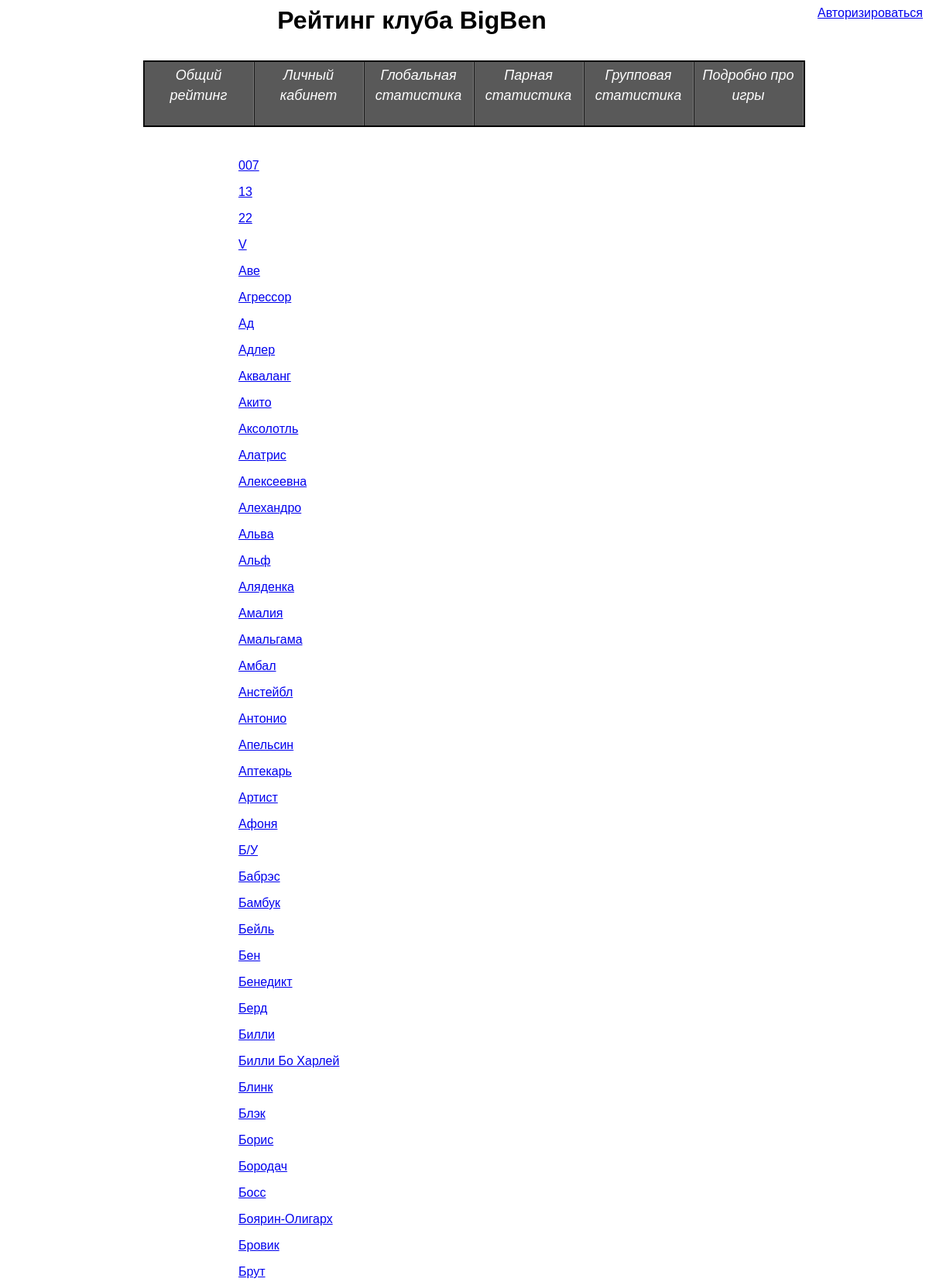
/showplayergames.php (upper part), run on the app's committed database.
### tables this page shows
CREATE TABLE IF NOT EXISTS `PlayerGame` (
  `Player` varchar(100) NOT NULL,
  `Game` int(11) NOT NULL,
  `Role` varchar(7) NOT NULL,
  `BestPlayer` tinyint(1) NOT NULL DEFAULT '0',
  `Warnings` int(11) NOT NULL DEFAULT '0',
  `WasShotFirst` tinyint(1) NOT NULL DEFAULT '0',
  `BestMove` int(11) NOT NULL DEFAULT '0',
  `Won` tinyint(1) NOT NULL DEFAULT '0',
  `Place` int(11) NOT NULL DEFAULT '0',
  PRIMARY KEY (`Player`,`Game`),
  KEY `RoleId` (`Role`),
  KEY `Game` (`Game`)
);

### viewer.inc (called while the page is built, shortened)
<?php
function getView($name,$obj)
{
	require('templates/'.$name);
}
?>

### DBManager.inc (called while the page is built, shortened)
<?php
require("DataSet.inc");
class DBManager
{
	private static $instance;
	private $DBH;
	public static function getInstance()
	{
		if(is_null(self::$instance))
		{
			self::$instance = new self();
		}
	return self::$instance;
}
public function connect($host,$dbname,$user,$password)
{
	try
	{
		$this->DBH = new PDO("mysql:host=$host;dbname=$dbname;", $user, $password, array(PDO::MYSQL_ATTR_INIT_COMMAND => "SET NAMES utf8"));
		$this->DBH->exec('SET NAMES utf8');
	}
	catch(PDOException $e)
	{
		WriteError($e->getMessage());
		die();
	}
}
public function SQL($query, $params = null)
{
	try
	{
		if(!is_null($params))
		{
			$STH = $this->DBH->prepare($query);
			$STH->execute($params);
			return new DataSet($STH);
		}
		else
		{
			$STH = $this->DBH->query($query);
			return new DataSet($STH);
		}
	}
	catch(PDOException $e)
	{
		WriteError($e->getMessge());
	}
}
}
function SQL($query, $params = null)
{
	return DBManager::getInstance()->SQL($query, $params);
}
?>

### DataSet.inc (called while the page is built, shortened)
<?php
class DataSet
{
private $arr;
public function __construct($ST)
{
	$this->STH = $ST;
	$this->STH->setFetchMode(PDO::FETCH_ASSOC);
	$this->arr = $this->STH->FetchAll();
}
public function getAll()
{
	return $this->arr;
}
}
?>

### showplayergames.php (the view, shortened to what this page needs)
<?php
require("DBManager.inc");
require("viewer.inc");
getView("HeaderView.inc", null);
echo "<html><body><div id='feed' style='margin-left: 300px;'><div style='text-align:left'>";
$res = SQL("Select player as Name, game as Id from PlayerGame group by Name order by player")->getAll();
foreach ($res as  $player) {
	echo "<p><a href='/?action=editGame&GameId=".$player['Id']."'>".$player['Name']."</a></p>";
}
echo "</div></div></body></html>";
?>

### templates/HeaderView.inc (shortened to what this page needs)
<html>
<head>
	<link rel="stylesheet" type="text/css" href="templates/bigbenrating.css"/>
	<link rel="stylesheet" type="text/css" href="templates/auto-complete.css">
  	<link type="text/css" href="js/jquery-ui-1.11.4/jquery-ui.css" rel="stylesheet" />
</head>
<body>
	<div id="auth-div" style="float:right">
		<?php
		if (isset($_SESSION['isAuth']) && $_SESSION['isAuth'] == 1)
		{
			echo "<p>Привет, ".$_SESSION['player']."</p>";
			echo "<a href='?action=logout'>Выйти</a>";
		}
		else
		{
			echo "<a href='?action=login'>Авторизироваться</a>";
		}
		?>
	</div>
	<div style="text-align: center"><h1>Рейтинг клуба BigBen</h1></div>
	<div id="css-menu-wrapper">
		<div id="css-menu">
			<ul>
				<li><a href="/?action=getRating">
					<span class="text-top">Общий рейтинг</span>
				</a></li>
				<li><a href="/?action=getPersonalStat">
					<span class="text-top">Личный кабинет</span>
				</a></li>
				<li><a href="/?action=getGlobalStat">
					<span class="text-top">Глобальная статистика</span>
				</a></li>
				<li><a href="/?action=getDomination">
					<span class="text-top">Парная статистика</span>
				</a></li>
				<li><a href="/?action=getPowerMap">
					<span class="text-top">Групповая статистика</span>
				</a></li>
				<li><a href="/?action=showGames">
					<span class="text-top">Подробно про игры</span>
				</a></li>
			</ul>
		</div>
	</div>

### templates/bigbenrating.css (style rules this page uses)
* { font-family: Arial, Helvetica, sans-serif }
#css-menu-wrapper { text-align:center;margin:0 auto;display:table }
#css-menu { display:table-cell; }
#css-menu ul { list-style: none; font-family: Georgia, serif; font-size: 18px; font-style: italic; line-height: 1.4em; border:2px solid #000000; border-left: 1px solid #000000; float: left; padding: 0; margin: 12px 0 25px 24px; }
#css-menu ul li { float: left }
#css-menu ul li a { display: block; text-decoration: none; background-color: #595959; padding: 5px 10px 0 10px; color: #fefefe; width: 120px; border-right: 1px solid #797979; border-left: 1px solid #191919 }
#css-menu ul li a span { display: block }
#css-menu ul li a span.text-top { border-bottom: 1px solid #595959 }
#feed { margin: 0 auto; text-align:center; }

### data on the page
playergame: Player "007"
playergame: Player "13"
playergame: Player "22"
playergame: Player "V"
playergame: Player "Аве"
playergame: Player "Агрессор"
playergame: Player "Ад"
playergame: Player "Адлер"
playergame: Player "Акваланг"
playergame: Player "Акито"
playergame: Player "Аксолотль"
playergame: Player "Алатрис"
playergame: Player "Алексеевна"
playergame: Player "Алехандро"
playergame: Player "Альва"
playergame: Player "Альф"
playergame: Player "Аляденка"
playergame: Player "Амалия"
playergame: Player "Амальгама"
playergame: Player "Амбал"
playergame: Player "Анстейбл"
playergame: Player "Антонио"
playergame: Player "Апельсин"
playergame: Player "Аптекарь"
playergame: Player "Артист"
playergame: Player "Афоня"
playergame: Player "Б/У"
playergame: Player "Бабрэс"
playergame: Player "Бамбук"
playergame: Player "Бейль"
playergame: Player "Бен"
playergame: Player "Бенедикт"
playergame: Player "Берд"
playergame: Player "Билли"
playergame: Player "Билли Бо Харлей"
playergame: Player "Блинк"
playergame: Player "Блэк"
playergame: Player "Борис"
playergame: Player "Бородач"
playergame: Player "Босс"
playergame: Player "Боярин-Олигарх"
playergame: Player "Бровик"
playergame: Player "Брут"
